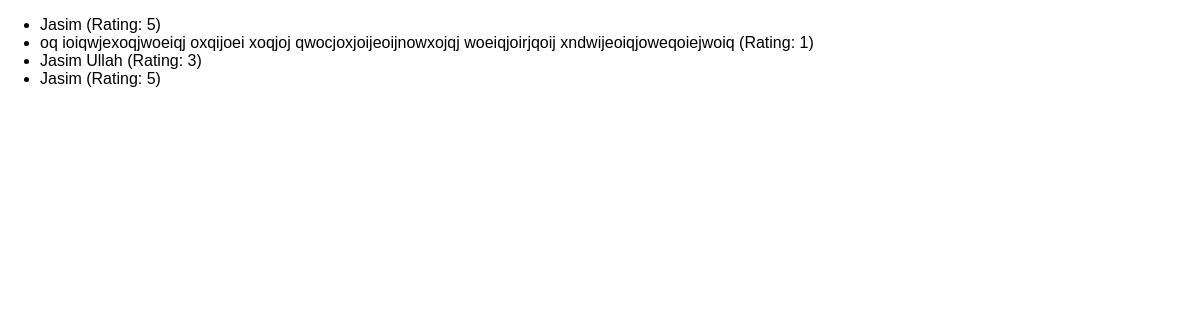
/reviews, run on an earlier commit of the app's database.
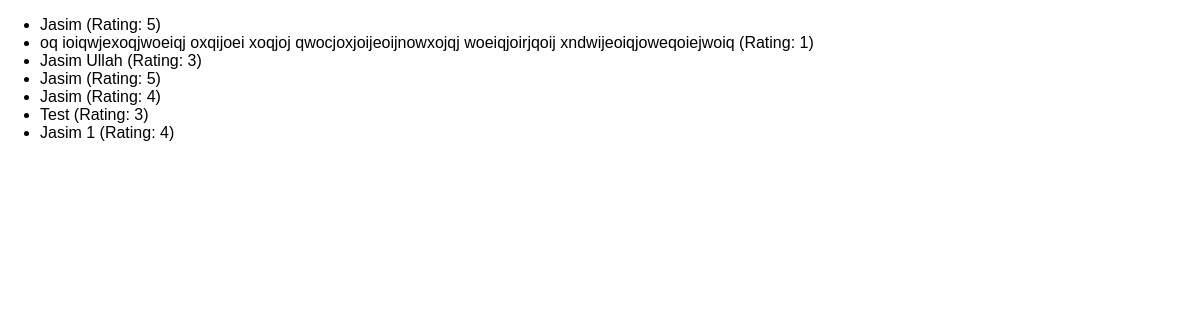
And on a later commit of the database.
### reviews/models.py (models this page shows)
class Review(models.Model):
    user_name = models.CharField(max_length=100)
    review_text = models.TextField()
    rating = models.IntegerField()

### reviews/views.py (the view)
# urls.py: path("reviews", views.ReviewsListView.as_view()),
class ReviewsListView(ListView):
    template_name = "reviews/review_list.html"
    model = Review
    context_object_name = "reviews"

### reviews/templates/reviews/review_list.html (shortened to what this page needs)
{% extends 'reviews/base.html' %}
{% block content %}
    <ul>
        {% for review in reviews %}
            <li>
                {{ review.user_name }} (Rating: {{ review.rating }})
            </li>
        {% endfor %}
    </ul>
{% endblock %}

### reviews/templates/reviews/base.html (shortened to what this page needs)
{% load static %}
<!DOCTYPE html>
<html lang="en">
<head>
    <link rel="stylesheet" href="{% static "reviews/styles.css" %}">
</head>
<body>
    {% block content %}{% endblock %}
</body>
</html>

### reviews/static/reviews/styles.css (style rules this page uses)
body { font-family: sans-serif; margin: 0; }

What changed in the data, as far as the page shows it:
added Review: user_name "Jasim", rating "4"
added Review: user_name "Test", rating "3"
added Review: user_name "Jasim 1", rating "4"
